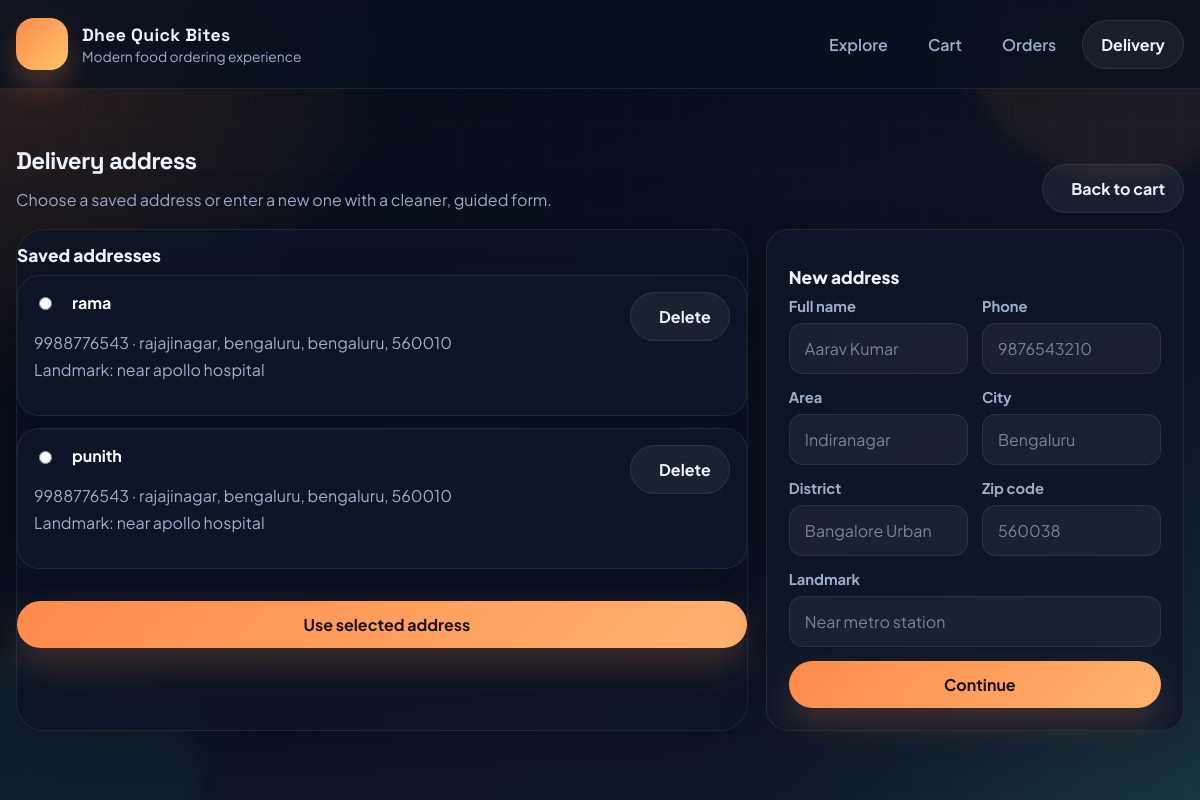
The app's page /address/ (signed in) with its own data.
### orders/models.py (models this page shows, shortened)
class UserAddress(models.Model):
    user = models.ForeignKey(User, on_delete=models.CASCADE, related_name='addresses')
    name = models.CharField(max_length=200)
    phone = models.CharField(max_length=20)
    area = models.CharField(max_length=200)
    city = models.CharField(max_length=100)
    landmark = models.CharField(max_length=200, blank=True)
    district = models.CharField(max_length=100)
    zipcode = models.CharField(max_length=20)
    created_at = models.DateTimeField(auto_now_add=True)

### orders/views.py (the view, shortened to what this page needs)
# urls.py: path('address/', views.address, name='address'),
def address(request):
    previous_addresses = UserAddress.objects.filter(user=request.user)
    return render(request, 'address.html', {'previous_addresses': previous_addresses})

### orders/templates/address.html (shortened to what this page needs)
{% extends 'base.html' %}
{% block content %}
<section class="container section reveal">
    <div class="section-head">
        <div>
            <h1 class="page-title">Delivery address</h1>
            <p class="section-subtitle">Choose a saved address or enter a new one with a cleaner, guided form.</p>
        </div>
        <a class="button button-ghost" href="{% url 'view_cart' %}"> Back to cart</a>
    </div>
    <div class="address-layout">
        <section class="panel reveal">
            <h2 class="panel-title">Saved addresses</h2>
            {% if previous_addresses %}
                <form method="post" class="field-group">
                    <div class="address-list">
                        {% for addr in previous_addresses %}
                            <label class="address-card address-choice">
                                <div>
                                    <div class="inline-actions" style="align-items:center;">
                                        <input type="radio" name="selected_address" value="{{ addr.id }}">
                                        <strong>{{ addr.name }}</strong>
                                    </div>
                                    <p class="muted">
                                        {{ addr.phone }} · {{ addr.area }}, {{ addr.city }}, {{ addr.district }}, {{ addr.zipcode }}
                                        {% if addr.landmark %}<br>Landmark: {{ addr.landmark }}{% endif %}
                                    </p>
                                </div>
                                <button type="button" class="button button-ghost" onclick="deleteAddress({{ addr.id }})"> Delete</button>
                            </label>
                        {% endfor %}
                    </div>
                    <button type="submit" class="button button-primary"> Use selected address</button>
                </form>
            {% else %}
                <p class="muted">No saved addresses yet. The form on the right will create your first one.</p>
            {% endif %}
        </section>
        <section class="form-card reveal">
            <h2 class="panel-title">New address</h2>
            <form method="post" class="field-group">
                <div class="field-grid">
                    <div class="field">
                        <label for="name">Full name</label>
                        <input id="name" type="text" name="name" placeholder="Aarav Kumar" required>
                    </div>
                    <div class="field">
                        <label for="phone">Phone</label>
                        <input id="phone" type="text" name="phone" placeholder="9876543210" required>
                    </div>
                </div>
                <div class="field-grid">
                    <div class="field">
                        <label for="area">Area</label>
                        <input id="area" type="text" name="area" placeholder="Indiranagar" required>
                    </div>
                    <div class="field">
                        <label for="city">City</label>
                        <input id="city" type="text" name="city" placeholder="Bengaluru" required>
                    </div>
                </div>
                <div class="field-grid">
                    <div class="field">
                        <label for="district">District</label>
                        <input id="district" type="text" name="district" placeholder="Bangalore Urban" required>
                    </div>
                    <div class="field">
                        <label for="zipcode">Zip code</label>
                        <input id="zipcode" type="text" name="zipcode" placeholder="560038" required>
                    </div>
                </div>
                <div class="field">
                    <label for="landmark">Landmark</label>
                    <input id="landmark" type="text" name="landmark" placeholder="Near metro station">
                </div>
                <button type="submit" class="button button-primary"> Continue</button>
            </form>
        </section>
    </div>
</section>
{% endblock %}

### orders/templates/base.html (shortened to what this page needs)
<!DOCTYPE html>
{% load static %}
<html lang="en">
<head>
    <link href="https://cdn.boxicons.com/fonts/basic/boxicons.min.css" rel="stylesheet">
    <link rel="stylesheet" href="{% static 'style.css' %}">
</head>
<body>
    <div class="bg-shape bg-shape-one"></div>
    <div class="bg-shape bg-shape-two"></div>
    <header class="topbar">
        <div class="container topbar-inner">
            <a class="brand" href="{% url 'home' %}">
                <span class="brand-mark"></span>
                <span>
                    <strong>Dhee Quick Bites</strong>
                    <small>Modern food ordering experience</small>
                </span>
            </a>
            <nav class="topnav">
                <a href="{% url 'home' %}" class="nav-link">Explore</a>
                <a href="{% url 'view_cart' %}" class="nav-link">Cart</a>
                <a href="{% url 'my_orders' %}" class="nav-link">Orders</a>
                <a href="{% url 'address' %}" class="button button-ghost nav-cta">Delivery</a>
            </nav>
        </div>
    </header>
    <main class="page-shell">
        {% block content %}{% endblock %}
    </main>
</body>
</html>

### records on screen
UserAddress: name "rama", phone "9988776543", area "rajajinagar", city "bengaluru", district "bengaluru", zipcode "560010", landmark "near apollo hospital"
UserAddress: name "punith", phone "9988776543", area "rajajinagar", city "bengaluru", district "bengaluru", zipcode "560010", landmark "near apollo hospital"
